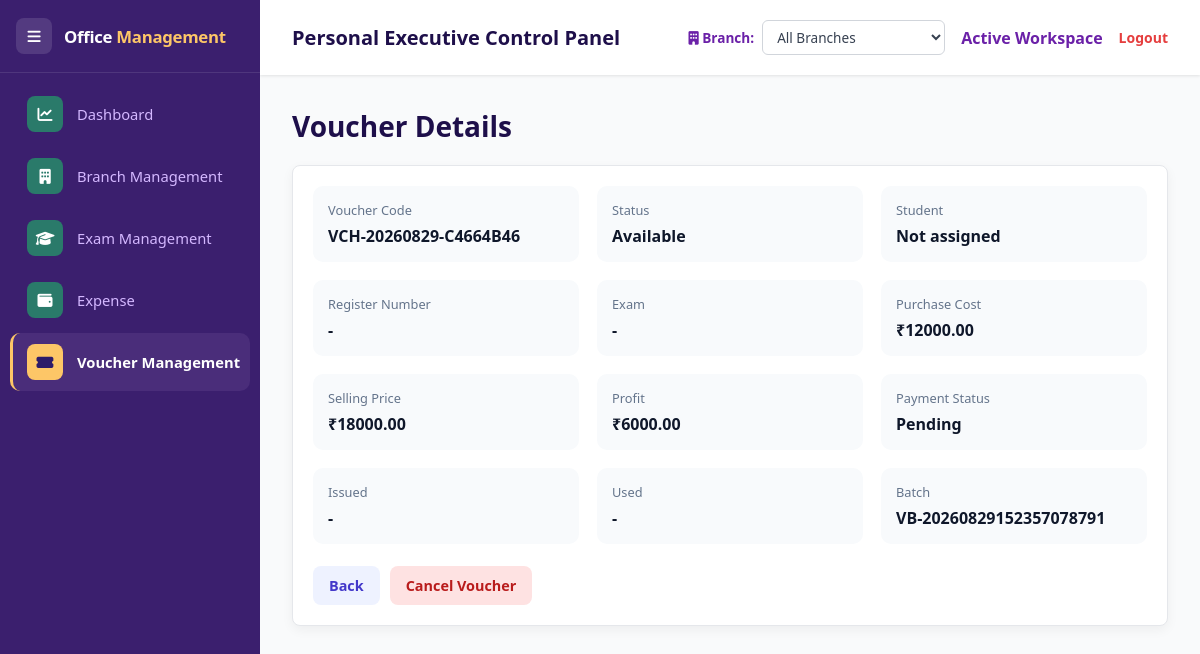
Page /vouchers/1 on the committed database.
### apps/models.py (models this page shows)
class Voucher(db.Model):
    id = db.Column(db.Integer, primary_key=True)
    voucher_code = db.Column(db.String(150), unique=True, nullable=False)
    batch_id = db.Column(db.Integer, db.ForeignKey('voucher_batch.id'), nullable=False)
    purchase_cost = db.Column(db.Float, nullable=False, default=0.0)
    selling_price = db.Column(db.Float, nullable=False, default=0.0)
    status = db.Column(db.String(20), nullable=False, default='Available')  # Available/Assigned/Used/Expired/Cancelled
    student_id = db.Column(db.Integer, db.ForeignKey('candidate.id'), nullable=True)
    exam_type_id = db.Column(db.Integer, db.ForeignKey('exam_type.id'), nullable=True)
    branch_id = db.Column(db.Integer, db.ForeignKey('branch.id'), nullable=True)
    issued_at = db.Column(db.DateTime, nullable=True)
    used_at = db.Column(db.DateTime, nullable=True)
    payment_status = db.Column(db.String(20), nullable=False, default='Pending')  # Pending/Paid/Partial
    payment_mode = db.Column(db.String(50), nullable=True)
    payment_reference = db.Column(db.String(150), nullable=True)
    notes = db.Column(db.Text, nullable=True)
    created_at = db.Column(db.DateTime, default=datetime.utcnow)
    updated_at = db.Column(db.DateTime, default=datetime.utcnow, onupdate=datetime.utcnow)
    student = db.relationship('Candidate', backref=db.backref('vouchers', lazy=True))
    exam_type = db.relationship('ExamType')
    branch = db.relationship('Branch')
    @property
    def profit(self):
        return (self.selling_price or 0) - (self.purchase_cost or 0)

class VoucherBatch(db.Model):
    id = db.Column(db.Integer, primary_key=True)
    batch_number = db.Column(db.String(80), unique=True, nullable=False)
    supplier = db.Column(db.String(150), nullable=True)
    purchase_date = db.Column(db.Date, nullable=False, default=datetime.utcnow)
    quantity = db.Column(db.Integer, nullable=False, default=0)
    cost_per_voucher = db.Column(db.Float, nullable=False, default=0.0)
    default_selling_price = db.Column(db.Float, nullable=False, default=0.0)
    total_cost = db.Column(db.Float, nullable=False, default=0.0)
    notes = db.Column(db.Text, nullable=True)
    branch_id = db.Column(db.Integer, db.ForeignKey('branch.id'), nullable=True)
    expense_id = db.Column(db.Integer, db.ForeignKey('expense.id'), nullable=True)
    created_at = db.Column(db.DateTime, default=datetime.utcnow)
    branch = db.relationship('Branch', backref=db.backref('voucher_batches', lazy=True))
    expense = db.relationship('Expense', backref=db.backref('voucher_batch', uselist=False))
    vouchers = db.relationship('Voucher', backref='batch', lazy=True, cascade='all, delete-orphan')

### apps/vouchers/routes.py (the view)
@vouchers_bp.route('/<int:voucher_id>')
def detail(voucher_id):
    voucher = _voucher_query().filter(Voucher.id == voucher_id).first_or_404()
    return render_template('voucher_detail.html', voucher=voucher)

### apps/branches/routes.py (called while the page is built)
@branches_bp.app_context_processor
def inject_branch_switcher():
    try:
        switcher_branches = Branch.query.order_by(Branch.branch_name.asc()).all()
    except Exception:
        switcher_branches = []
    return {
        'switcher_branches': switcher_branches,
        'active_branch_id': session.get('active_branch_id'),
        'active_branch_name': session.get('active_branch_name', 'All Branches'),
    }

### apps/vouchers/routes.py (called while the page is built)
def _branch_id():
    return session.get('active_branch_id')

def _voucher_query():
    q = Voucher.query
    bid = _branch_id()
    if bid:
        q = q.filter(Voucher.branch_id == int(bid))
    return q

### templates/voucher_detail.html
{% extends 'base.html' %}{% block content %}<div class="module-header"><h2>Voucher Details</h2></div><div class="panel"><div class="detail-grid">
<div><span>Voucher Code</span><strong>{{ voucher.voucher_code }}</strong></div><div><span>Status</span><strong>{{ voucher.status }}</strong></div><div><span>Student</span><strong>{{ voucher.student.name if voucher.student else 'Not assigned' }}</strong></div><div><span>Register Number</span><strong>{{ voucher.student.register_number if voucher.student else '-' }}</strong></div><div><span>Exam</span><strong>{{ voucher.exam_type.name if voucher.exam_type else '-' }}</strong></div><div><span>Purchase Cost</span><strong>₹{{ '%.2f'|format(voucher.purchase_cost) }}</strong></div><div><span>Selling Price</span><strong>₹{{ '%.2f'|format(voucher.selling_price) }}</strong></div><div><span>Profit</span><strong>₹{{ '%.2f'|format(voucher.profit) }}</strong></div><div><span>Payment Status</span><strong>{{ voucher.payment_status }}</strong></div><div><span>Issued</span><strong>{{ voucher.issued_at.strftime('%d-%b-%Y %H:%M') if voucher.issued_at else '-' }}</strong></div><div><span>Used</span><strong>{{ voucher.used_at.strftime('%d-%b-%Y %H:%M') if voucher.used_at else '-' }}</strong></div><div><span>Batch</span><strong>{{ voucher.batch.batch_number }}</strong></div></div><div class="button-row" style="margin-top:22px"><a class="btn-secondary" href="{{ url_for('vouchers.issued') }}">Back</a>{% if voucher.status == 'Assigned' %}<form method="POST" action="{{ url_for('vouchers.use',voucher_id=voucher.id) }}"><button class="btn-primary">Mark Used</button></form>{% endif %}{% if voucher.status not in ['Used','Cancelled'] %}<form method="POST" action="{{ url_for('vouchers.cancel',voucher_id=voucher.id) }}"><button class="btn-danger">Cancel Voucher</button></form>{% endif %}</div></div>{% endblock %}

### static/css/style.css (style rules this page uses)
:root { --primary-purple: #6B21A8; --dark-purple: #1e0f4a; --accent-pink: #EC4899; --light-pink: #FCE7F3; --bg-slate: #F9FAFB; --text-dark: #1F2937; --sidebar-width: 260px; }
* { margin: 0; padding: 0; box-sizing: border-box; font-family: 'Segoe UI', Tahoma, Geneva, Verdana, sans-serif; }
body { background-color: var(--bg-slate); color: var(--text-dark); display: flex; height: 100vh; overflow: hidden; }
.module-header { display:flex;justify-content:space-between;align-items:center;gap:16px;margin-bottom:20px;flex-wrap:wrap; }
.module-header h2 { color:var(--dark-purple);font-size:1.75rem; }
.panel { background:#fff;border:1px solid #e5e7eb;border-radius:8px;padding:20px;box-shadow:0 4px 12px rgba(0,0,0,0.05); }
.button-row { display:flex;gap:10px;flex-wrap:wrap;margin-top:6px; }
.btn-primary,.btn-secondary,.btn-danger { border:none;border-radius:6px;padding:10px 16px;font-weight:700;text-decoration:none;cursor:pointer;display:inline-flex;align-items:center;justify-content:center;gap:8px;font-size:0.9rem; }
.btn-secondary { background:#e5e7eb;color:#1f2937; }
.btn-danger { background:#dc2626;color:#fff; }
.detail-grid { display:grid;grid-template-columns:repeat(3,1fr);gap:18px }
.detail-grid>div { background:#f8fafc;padding:15px;border-radius:10px }
.detail-grid span { display:block;color:#64748b;font-size:.8rem;margin-bottom:6px }
.detail-grid strong { color:#0f172a }
.btn-secondary,.btn-danger { display:inline-block;padding:10px 16px;border-radius:8px;text-decoration:none;font-weight:700;border:0;cursor:pointer }
.btn-secondary { background:#eef2ff;color:#4338ca }
.btn-danger { background:#fee2e2;color:#b91c1c }

### rows in the picture
Voucher: voucher_code "VCH-20260829-C4664B46", status "Available", purchase_cost "12000.00", selling_price "18000.00", profit "6000.00", payment_status "Pending", issued_at "-", used_at "-"
VoucherBatch: batch.batch_number "VB-20260829152357078791"

### other values in the picture
{{ voucher.student.name if voucher.student else 'Not assigned' }} "Not assigned"
{{ voucher.student.register_number if voucher.student else '-' }} "-"
{{ voucher.exam_type.name if voucher.exam_type else '-' }} "-"
